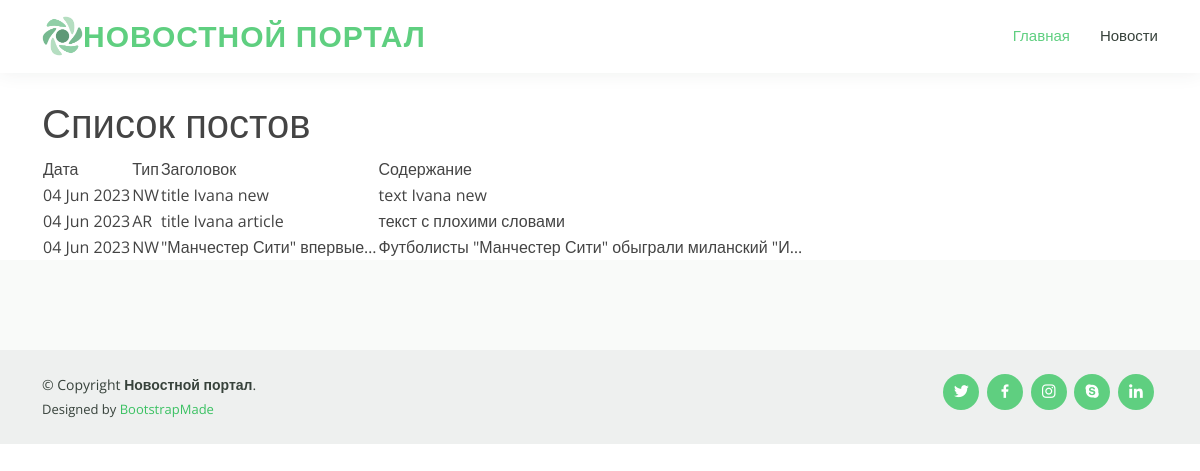
Page /news/ on the committed database.
### news/models.py (models this page shows, shortened)
class Post (models.Model):
    author = models.ForeignKey(Author, on_delete = models.CASCADE)
    article = 'AR'
    new = 'NW'
    POSTS = [
        (article, 'Статья'),
        (new, 'Новость'),
    ]
    post = models.CharField(max_length = 2, choices = POSTS, default = new)
    datatime = models.DateTimeField(auto_now_add = True)
    category = models.ManyToManyField(Category, through = 'PostCategory')
    title = models.CharField(max_length = 150, default = '')
    text = models.TextField(default = '')
    ratingPost = models.IntegerField(default = 0)

### news/views.py (the view)
# urls.py: path('', NewsList.as_view()),
class NewsList (ListView):
    model = Post
    template_name = 'news.html'
    context_object_name = 'news'
    queryset = Post.objects.order_by('-id')

### news/templatetags/custom_filters.py (called while the page is built)
@register.filter(name='censor')
def censor(text):
    if isinstance(text, str):
        stop_word = ['бля','Бля','БЛЯ']
        text_word = text.split()
        text_censor = []
        for word in text_word:
            if word not in stop_word:
                text_censor.append(word)
        return ' '.join(text_censor)
    else:
        raise ValueError(f'{type(text)} не является строкой')

### templates/news.html (shortened to what this page needs)
{% extends 'flatpages/default.html' %}
{% load custom_filters %}
{% block content %}
<h1>Список постов </h1>
    {% if news %}
        <table>
            <tr>
                <td>
                    Дата
                </td>
                <td>
                    Тип
                </td>
                <td>
                    Заголовок
                </td>
                <td>
                    Содержание
                </td>
            </tr>
            {% for new in news %}
            <tr>
                <td>
                    {{ new.datatime | date:'d M Y' }}
                </td>
                <td>
                    {{ new.post}}
                </td>
                <td>
                    {{ new.title | truncatechars:25 | censor}}
                </td>
                <td>
                    {{ new.text | truncatechars:50 | censor}}
                </td>
            </tr>
            {% endfor %}
        </table>
    {% endif %}
{% endblock content %}

### templates/flatpages/default.html (shortened to what this page needs)
{% load static %}
<!DOCTYPE html>
<html lang="en">
<head>
  <link href="{% static 'assets/vendor/bootstrap/css/bootstrap.min.css' %}" rel="stylesheet" >
  <link href="{% static 'assets/vendor/boxicons/css/boxicons.min.css' %}" rel="stylesheet">
  <link href="{% static 'assets/css/style.css' %}" rel="stylesheet">
</head>
<body style="margin-top: 100px;">
  <header id="header" class="fixed-top">
    <div class="container d-flex align-items-center">
      <a href="/about/" class="logo "><img src="{% static 'assets/img/logo.png' %}" alt="" class="img-fluid"></a>
      <h1 class="logo me-auto"><a href="/about/">Новостной портал</a></h1>
      <nav id="navbar" class="navbar order-last order-lg-0 ">
        <ul>
          <li><a class="active" href="">Главная</a></li>
          <li><a href="/news/">Новости</a></li>
        </ul>
    </div>
  </header>
  <section id="about" class="about">
    <div class="container" data-aos="fade-up">
        <div >
          {% block content %}{% endblock content %}
        </div>
      </div>
  </section>
  <footer id="footer">
    <div class="footer-top">
    </div>
    <div class="container d-md-flex py-4">
      <div class="me-md-auto text-center text-md-start">
        <div class="copyright">
          &copy; Copyright <strong><span>Новостной портал</span></strong>.
        </div>
        <div class="credits">
          Designed by <a href="https://bootstrapmade.com/">BootstrapMade</a>
        </div>
      </div>
      <div class="social-links text-center text-md-right pt-3 pt-md-0">
        <a href="#" class="twitter"><i class="bx bxl-twitter"></i></a>
        <a href="#" class="facebook"><i class="bx bxl-facebook"></i></a>
        <a href="#" class="instagram"><i class="bx bxl-instagram"></i></a>
        <a href="#" class="google-plus"><i class="bx bxl-skype"></i></a>
        <a href="#" class="linkedin"><i class="bx bxl-linkedin"></i></a>
      </div>
    </div>
  </footer>
</body>
</html>

### rows in the picture
Post: datatime "04 Jun 2023", post "NW", title|censor "title Ivana new", text|censor "text Ivana new"
Post: datatime "04 Jun 2023", post "AR", title|censor "title Ivana article", text|censor "текст с плохими словами"
Post: datatime "04 Jun 2023", post "NW", title|censor "\"Манчестер Сити\" впервые…", text|censor "Футболисты \"Манчестер Сити\" обыграли миланский \"И…"
